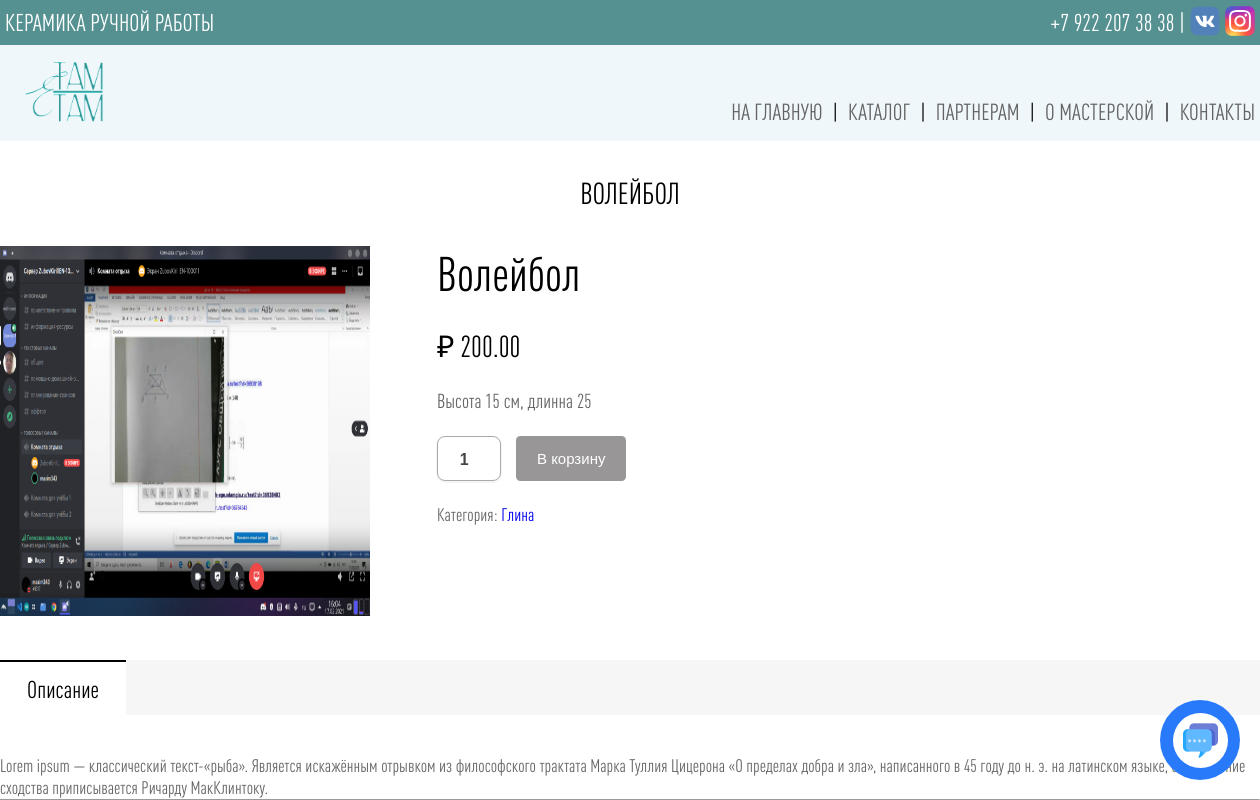
The page /catalog/product/voleyball on the database its author committed.
### catalog/models.py (models this page shows, shortened)
class Product(models.Model):
    category = models.ForeignKey(Category, verbose_name='Категория', on_delete=models.CASCADE)
    image = models.ImageField(upload_to='catalog/images', verbose_name='Изображение товара', null=True)
    title = models.CharField(max_length=250, verbose_name='Имя товара')
    size = models.CharField(max_length=250, verbose_name='Размеры товара', null=True)
    descriprion = models.TextField(verbose_name='Описание товара', null=True)
    price = models.DecimalField(max_digits=9, decimal_places=2, verbose_name='Цена')
    slug = models.SlugField(unique=True, verbose_name='Текст для ссылки (введите название товара на английском)')

class Category(models.Model):
    name = models.CharField(max_length=100, verbose_name='Имя категории')
    slug = models.SlugField(unique=True, verbose_name='Текст для ссылки (введите название товара на английском)')
    image = models.ImageField(upload_to='catalog/images' ,verbose_name='Изображение категории', null=True)
    add_in_home = models.BooleanField(verbose_name='Добавить эту категорию на главную страницу?', null=True)
    add_in_partners = models.BooleanField(verbose_name='Добавить эту категорию на cтраницу для пратнеров?', null=True)

### catalog/views.py (the view)
# urls.py: path('product/<str:slug>', views.product_detail, name='product_detail'),
def product_detail(request, slug):
    product = get_object_or_404(Product, slug=slug)
    context = {'product' : product, 'cart_product_form': cart_product_form}
    return render(request, 'catalog/product_detail.html', context)

### main/forms.py
class CartForm(forms.Form):
    email = forms.CharField(label='Email', widget=forms.TextInput(attrs={'class' : 'input-info', 'type' : 'email', 'autocomplete' : 'off'}))
    number = forms.CharField(label='Номер', widget=forms.TextInput(attrs={'class' : 'input-info', 'type' : 'tel'}))
    gift_sertificate = forms.CharField(label='Есть подарочный сертификат?', widget=forms.TextInput(attrs={'class' : 'input-info'}))
    city = forms.CharField(label='Город', widget=forms.TextInput(attrs={'class' : 'input-info'}))
    type_dost = forms.NullBooleanField(label='Доставка', widget=forms.CheckboxInput(attrs={'class' : 'xz'}))
    name_of_user = forms.CharField(label='Получатель (ФИО полностью)', widget=forms.TextInput(attrs={'class' : 'input-info'}))
    street = forms.CharField(label='Улица', widget=forms.TextInput(attrs={'class' : 'input-info'}))
    house = forms.CharField(label='Дом', widget=forms.TextInput(attrs={'class' : 'input-home-room'}))
    room = forms.CharField(label='Квартира/офис', widget=forms.TextInput(attrs={'class' : 'input-home-room'}))
    commit = forms.CharField(required=False ,label='Комментарий к заказу', widget=forms.Textarea(attrs={'class' : 'input-commit'}))

### cart/forms.py
class CartAddProductForm(forms.Form):
    quantity = forms.TypedChoiceField(
                                choices=PRODUCT_QUANTITY_CHOICES,
                                coerce=int)
    update = forms.BooleanField(required=False,
                                initial=False,
                                widget=forms.HiddenInput)

### cart/cart.py (called while the page is built)
    def __iter__(self):
        product_ids = self.cart.keys()
        products = Product.objects.filter(id__in=product_ids)
        cart = self.cart.copy()
        for product in products:
            cart[str(product.id)]['product'] = product
        for item in cart.values():
            item['price'] = Decimal(item['price'])
            item['total_price'] = item['price'] * item['quantity']
            yield item

### main/context_processors.py (called while the page is built)
def product_cart_context(request):
    cartForm = CartForm()
    cart = Cart(request)
    len_product = 0
    for item in cart:
        item['update_quantity_form'] = CartAddProductForm(initial={'quantity': item['quantity'],
                                                                   'update': True})
        len_product += 1
    return ({'cart' : cart, 'len_product' : len_product, 'cartForm' : cartForm})

### catalog/templates/catalog/product_detail.html (shortened to what this page needs)
{% extends 'main/base.html' %}
{% block content %}
    <h2 class='title-of-product-detail'>{{ product.title }}</h2>
    <div class="product-item-detail">
        <div class="img-of-product-detail">
            <a href="{% url 'catalog:product_detail' product.slug %}"><img src="{{ product.image.url }}" alt="" class="product-img-detail" height="370" width="370"></a>
        </div>
        <div class="info-of-product-detail">
            <h3 class="product-title-detail">{{ product.title }}</h3>
            <p class='product-price-detail'>₽ {{ product.price }}</p>
            <p class='size-of-product'>{{ product.size }}</p>
            <form action="{% url 'cart:cart_add' product.id %}" method="post">
                <div class="add-cart-block-detail">
                    <p id="w">{{ cart_product_form }}</p>
                    <input type="submit" value="В корзину" class="add-to-cart-1">
                </div>
            </form>
            <p class='category-of-product'>Категория: <a href="{% url 'catalog:category_detail' product.category.slug %}">{{ product.category.name }}</a></p>
        </div>
    </div>
    <div class="descriprion-of-product-detail">
        <div class="title-of-descriprion-detail">
            <div class="title-of-product-detail-1">
                <h4>Описание</h3>
            </div>
        </div>
        <p>{{ product.descriprion }}</p>
    </div>
{% endblock %}

### static/css/style.css (style rules this page uses)
* { padding: 0; margin: 0; text-decoration: none; list-style-type: none; }
.title-of-product-detail { color: black; font-family: 'DINPro-CondensedMedium'; font-weight: 550; text-transform: uppercase; text-align: center; margin-bottom: 35px; margin-top: 35px; font-size: 30px; }
.product-item-detail { display: flex; flex-wrap: wrap; }
.info-of-product-detail { width: 60%; margin: 0 auto; }
.product-title-detail { padding-bottom: 23px; font-family: 'DINPro-CondensedMedium'; font-weight: 550; font-size: 48px; }
.product-price-detail { padding-bottom: 23px; font-family: 'DINPro-CondensedMedium'; font-size: 30px; }
.size-of-product { padding-bottom: 23px; font-family: 'DINPro-CondensedMedium'; font-size: 20px; color: #666666; }
.title-of-descriprion-detail { width: 100%; background-color: #F6F6F6; height: 55px; margin-top: 40px; margin-bottom: 40px; }
.title-of-product-detail-1 { background-color: white; width: 10%; height: 100%; display: flex; align-items: center; text-align: center; border-top: 2px solid black; }
.title-of-product-detail-1 h4 { font-family: 'DINPro-CondensedMedium'; font-size: 24px; font-weight: 550; margin: 0 auto; }
.descriprion-of-product-detail p { font-family: 'DINPro-CondensedMedium'; color: #666666; font-size: 18px; }
.add-to-cart-1 { background-color: #999698; border: 0 none; width: 110px; height: 45px; border-style: solid; color: #FFFFFF; border-radius: 0.3em; font-size: 15px; }
.add-cart-block-detail { display: flex; align-items: center; }
#w { padding-right: 15px; }
#id_quantity { display: flex; text-align-last: center; font-size: 16px; font-family: sans-serif; font-weight: 700; color: #444; padding: .6em 1.4em .5em .8em; width: 100%; max-width: 100%; height: 45px; box-sizing: border-box; margin: 0; border: 1px solid #aaa; box-shadow: 0 1px 0 1px rgba(0,0,0,.04); border-radius: .5em; -moz-appearance: none; -webkit-appearance: none; appearance: none; background-color: #fff; background-repeat: no-repeat, repeat; background-size: .65em auto, 100%; }
.category-of-product { padding-top: 23px; font-family: 'DINPro-CondensedMedium'; font-size: 18px; color: #666666; }

### rows shown on the page
Product: title "ВОЛЕЙБОЛ", image (picture), title "Волейбол", price "200.00", size "Высота 15 см, длинна 25", category.name "Глина", descriprion "Lorem ipsum — классический текст-«рыба». Является искажённым отрывком из философского трактата Марка Туллия Цицерона «О пределах добра и зла», написанного в 45 году до н. э. на латинском языке, обнаружение сходства приписывается Ричарду МакКлинтоку."
